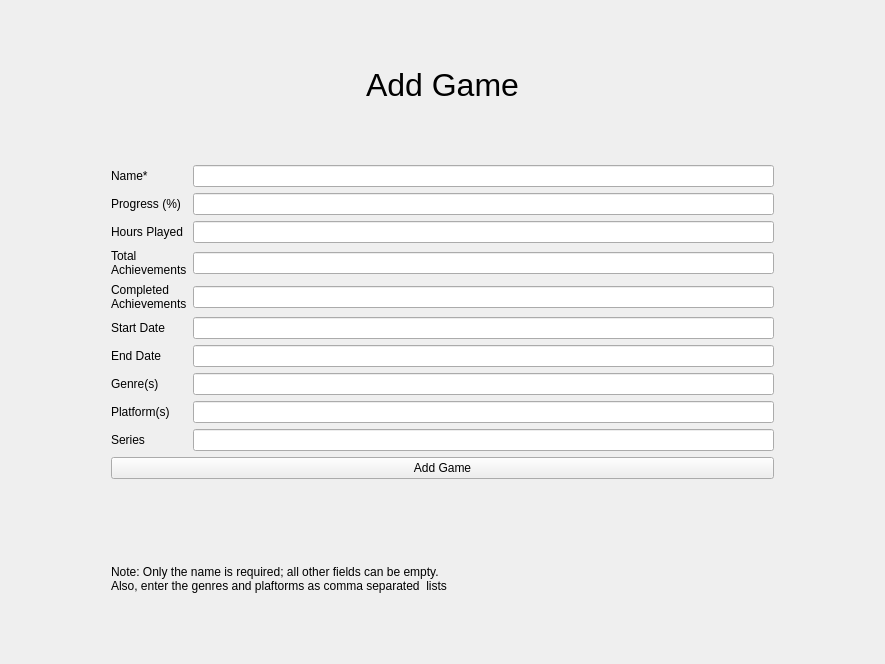
<?xml version="1.0" encoding="UTF-8"?>
<ui version="4.0">
 <class>Form</class>
 <widget class="QWidget" name="Form">
  <property name="geometry">
   <rect>
    <x>0</x>
    <y>0</y>
    <width>885</width>
    <height>664</height>
   </rect>
  </property>
  <property name="windowTitle">
   <string>Form</string>
  </property>
  <layout class="QGridLayout" name="gridLayout_2">
   <item row="1" column="2">
    <spacer name="horizontalSpacer">
     <property name="orientation">
      <enum>Qt::Horizontal</enum>
     </property>
     <property name="sizeType">
      <enum>QSizePolicy::Preferred</enum>
     </property>
     <property name="sizeHint" stdset="0">
      <size>
       <width>100</width>
       <height>20</height>
      </size>
     </property>
    </spacer>
   </item>
   <item row="4" column="1">
    <widget class="QLabel" name="label_8">
     <property name="sizePolicy">
      <sizepolicy hsizetype="Preferred" vsizetype="Minimum">
       <horstretch>0</horstretch>
       <verstretch>0</verstretch>
      </sizepolicy>
     </property>
     <property name="text">
      <string>Note: Only the name is required; all other fields can be empty. 
Also, enter the genres and plaftorms as comma separated  lists</string>
     </property>
    </widget>
   </item>
   <item row="3" column="1">
    <spacer name="verticalSpacer">
     <property name="orientation">
      <enum>Qt::Vertical</enum>
     </property>
     <property name="sizeType">
      <enum>QSizePolicy::Minimum</enum>
     </property>
     <property name="sizeHint" stdset="0">
      <size>
       <width>20</width>
       <height>20</height>
      </size>
     </property>
    </spacer>
   </item>
   <item row="1" column="1">
    <layout class="QGridLayout" name="fields_layout">
     <item row="2" column="1">
      <widget class="QLineEdit" name="hours_edit"/>
     </item>
     <item row="7" column="0">
      <widget class="QLabel" name="label_9">
       <property name="text">
        <string>Genre(s)</string>
       </property>
      </widget>
     </item>
     <item row="3" column="1">
      <widget class="QLineEdit" name="total_edit"/>
     </item>
     <item row="4" column="1">
      <widget class="QLineEdit" name="completed_edit"/>
     </item>
     <item row="0" column="0">
      <widget class="QLabel" name="game_name">
       <property name="text">
        <string>Name*</string>
       </property>
      </widget>
     </item>
     <item row="7" column="1">
      <widget class="QLineEdit" name="genre_edit"/>
     </item>
     <item row="0" column="1">
      <widget class="QLineEdit" name="name_edit"/>
     </item>
     <item row="1" column="0">
      <widget class="QLabel" name="label_2">
       <property name="text">
        <string>Progress (%)</string>
       </property>
      </widget>
     </item>
     <item row="9" column="1">
      <widget class="QLineEdit" name="series_edit"/>
     </item>
     <item row="6" column="0">
      <widget class="QLabel" name="label_7">
       <property name="text">
        <string>End Date</string>
       </property>
      </widget>
     </item>
     <item row="1" column="1">
      <widget class="QLineEdit" name="progress_edit"/>
     </item>
     <item row="5" column="1">
      <widget class="QLineEdit" name="startdate_edit"/>
     </item>
     <item row="4" column="0">
      <widget class="QLabel" name="label_5">
       <property name="text">
        <string>Completed
Achievements</string>
       </property>
      </widget>
     </item>
     <item row="2" column="0">
      <widget class="QLabel" name="label_3">
       <property name="text">
        <string>Hours Played</string>
       </property>
      </widget>
     </item>
     <item row="5" column="0">
      <widget class="QLabel" name="label_6">
       <property name="text">
        <string>Start Date</string>
       </property>
      </widget>
     </item>
     <item row="3" column="0">
      <widget class="QLabel" name="label_4">
       <property name="text">
        <string>Total
Achievements</string>
       </property>
      </widget>
     </item>
     <item row="8" column="0">
      <widget class="QLabel" name="label_10">
       <property name="text">
        <string>Platform(s)</string>
       </property>
      </widget>
     </item>
     <item row="6" column="1">
      <widget class="QLineEdit" name="enddate_edit"/>
     </item>
     <item row="8" column="1">
      <widget class="QLineEdit" name="platform_edit"/>
     </item>
     <item row="9" column="0">
      <widget class="QLabel" name="label_11">
       <property name="text">
        <string>Series</string>
       </property>
      </widget>
     </item>
    </layout>
   </item>
   <item row="0" column="1" alignment="Qt::AlignHCenter">
    <widget class="QLabel" name="title">
     <property name="font">
      <font>
       <pointsize>24</pointsize>
      </font>
     </property>
     <property name="text">
      <string>Add Game</string>
     </property>
    </widget>
   </item>
   <item row="1" column="0">
    <spacer name="horizontalSpacer_2">
     <property name="orientation">
      <enum>Qt::Horizontal</enum>
     </property>
     <property name="sizeType">
      <enum>QSizePolicy::Minimum</enum>
     </property>
     <property name="sizeHint" stdset="0">
      <size>
       <width>100</width>
       <height>20</height>
      </size>
     </property>
    </spacer>
   </item>
   <item row="2" column="1">
    <widget class="QPushButton" name="add_game">
     <property name="text">
      <string>Add Game</string>
     </property>
    </widget>
   </item>
  </layout>
 </widget>
 <tabstops>
  <tabstop>name_edit</tabstop>
  <tabstop>progress_edit</tabstop>
  <tabstop>hours_edit</tabstop>
  <tabstop>total_edit</tabstop>
  <tabstop>completed_edit</tabstop>
  <tabstop>startdate_edit</tabstop>
  <tabstop>enddate_edit</tabstop>
  <tabstop>genre_edit</tabstop>
  <tabstop>platform_edit</tabstop>
  <tabstop>series_edit</tabstop>
  <tabstop>add_game</tabstop>
 </tabstops>
 <resources/>
 <connections/>
</ui>
